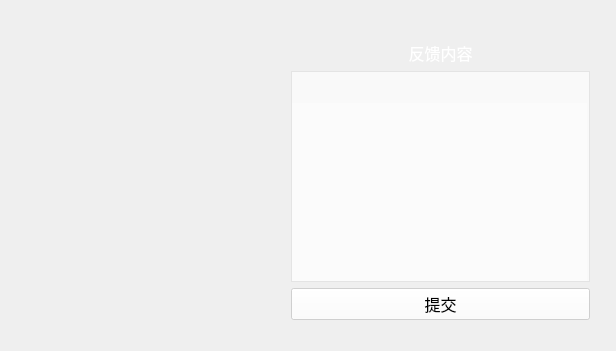
<?xml version="1.0" encoding="UTF-8"?>
<ui version="4.0">
 <class>FeedbackClass</class>
 <widget class="QMainWindow" name="FeedbackClass">
  <property name="geometry">
   <rect>
    <x>0</x>
    <y>0</y>
    <width>616</width>
    <height>351</height>
   </rect>
  </property>
  <property name="minimumSize">
   <size>
    <width>616</width>
    <height>351</height>
   </size>
  </property>
  <property name="maximumSize">
   <size>
    <width>616</width>
    <height>351</height>
   </size>
  </property>
  <property name="font">
   <font>
    <family>微软雅黑</family>
    <pointsize>12</pointsize>
   </font>
  </property>
  <property name="contextMenuPolicy">
   <enum>Qt::NoContextMenu</enum>
  </property>
  <property name="windowTitle">
   <string>Feedback</string>
  </property>
  <widget class="QWidget" name="centralWidget">
   <widget class="QWidget" name="layoutWidget">
    <property name="geometry">
     <rect>
      <x>280</x>
      <y>30</y>
      <width>321</width>
      <height>301</height>
     </rect>
    </property>
    <layout class="QVBoxLayout" name="verticalLayout">
     <item>
      <widget class="QLabel" name="label">
       <property name="font">
        <font>
         <family>微软雅黑</family>
         <pointsize>12</pointsize>
         <weight>9</weight>
         <italic>false</italic>
         <bold>false</bold>
        </font>
       </property>
       <property name="styleSheet">
        <string notr="true">QLabel{
	font: 75 12pt &quot;微软雅黑&quot;;
	
	color: rgb(255, 255, 255);
}</string>
       </property>
       <property name="text">
        <string>反馈内容</string>
       </property>
       <property name="alignment">
        <set>Qt::AlignCenter</set>
       </property>
      </widget>
     </item>
     <item>
      <widget class="QPlainTextEdit" name="plainTextEdit">
       <property name="autoFillBackground">
        <bool>true</bool>
       </property>
       <property name="styleSheet">
        <string notr="true">QPlainTextEdit{
	font: 75 12pt &quot;微软雅黑&quot;;
	
	color: rgb(0, 0, 0);
    background-color: rgba(255, 255, 255, 40%);
}</string>
       </property>
       <property name="plainText">
        <string/>
       </property>
       <property name="backgroundVisible">
        <bool>true</bool>
       </property>
      </widget>
     </item>
     <item>
      <widget class="QPushButton" name="pushButton">
       <property name="minimumSize">
        <size>
         <width>0</width>
         <height>0</height>
        </size>
       </property>
       <property name="font">
        <font>
         <family>微软雅黑</family>
         <pointsize>12</pointsize>
         <weight>9</weight>
         <italic>false</italic>
         <bold>false</bold>
        </font>
       </property>
       <property name="styleSheet">
        <string notr="true">QPushButton{
	font: 75 12pt &quot;微软雅黑&quot;;
	
	color: rgb(0, 0, 0);
    background-color: rgba(255, 255, 255, 60%)
}</string>
       </property>
       <property name="text">
        <string>提交</string>
       </property>
      </widget>
     </item>
    </layout>
   </widget>
  </widget>
 </widget>
 <layoutdefault spacing="6" margin="11"/>
 <resources>
  <include location="feedback.qrc"/>
 </resources>
 <connections/>
</ui>
